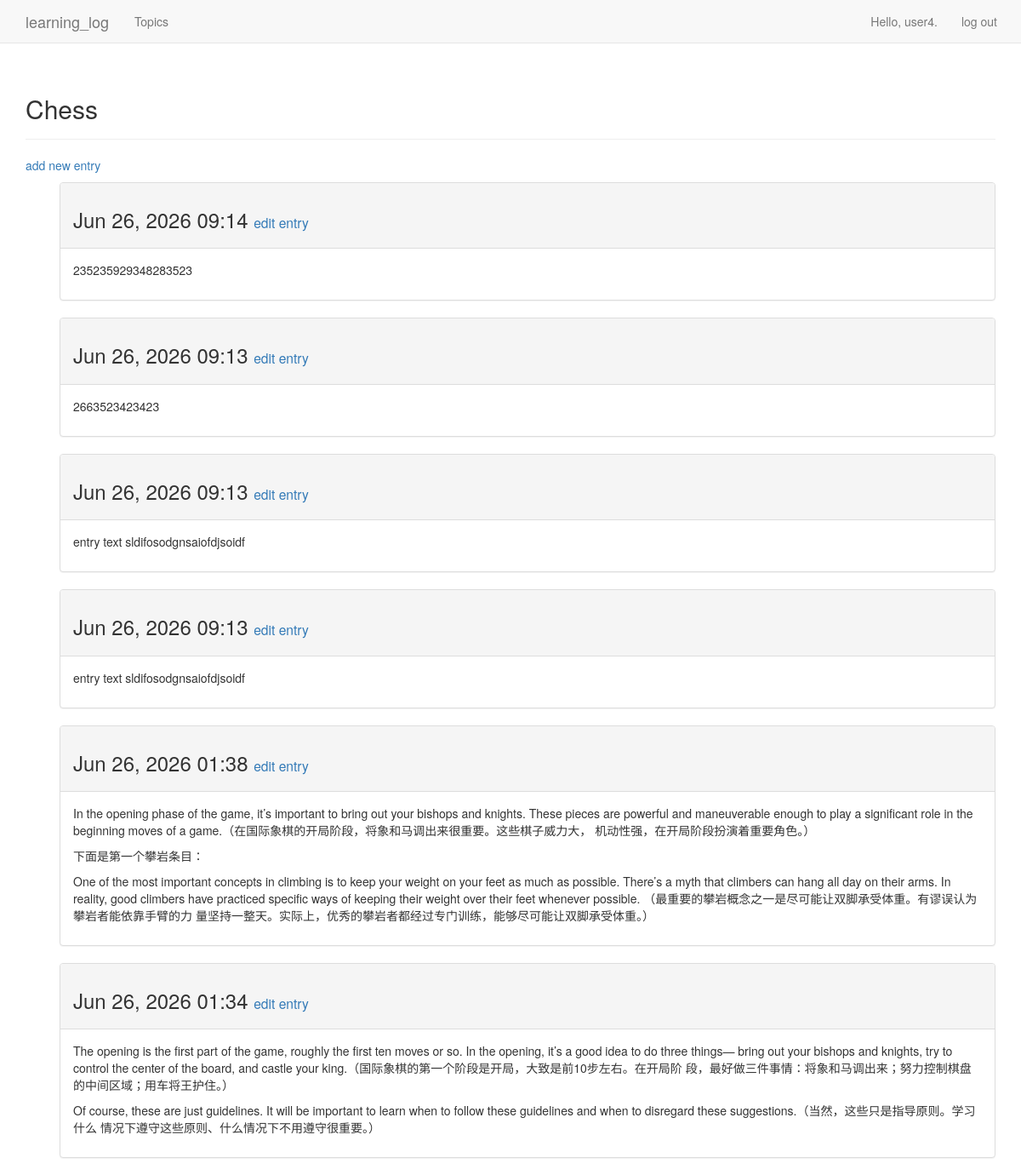
Screenshot of /topic/1/ (signed in) with the database file from the repository.
### learning_logs/models.py (models this page shows, shortened)
class Topic(models.Model):
    text = models.CharField(max_length=200,null=True)
    date_added = models.DateTimeField(auto_now_add=True)
    owner = models.ForeignKey(User,on_delete=models.CASCADE)
    def __str__(self):
        return self.text

class Entry(models.Model):
    topic = models.ForeignKey(Topic,on_delete=models.CASCADE)
    text = models.TextField()
    date_added = models.DateTimeField(auto_now_add=True)
    class Meta:
        verbose_name_plural = "entries"

### learning_logs/views.py (the view)
# urls.py: path("topic/<int:topic_id>/",views.topic,name="topic"),
@login_required
def topic(request,topic_id):
    topic = Topic.objects.get(id=topic_id)
    if topic.owner != request.user:
        raise Http404
    entries = topic.entry_set.order_by("-date_added")
    context = {"topic":topic,"entries":entries}
    return render(request,"learning_logs/topic.html",context)

### learning_logs/templates/learning_logs/topic.html
{% extends 'learning_logs/base.html' %}
{% block header %}
  <h2>{{ topic }}</h2>
{% endblock header%}
{% block content %}
<p>
    <a href="{% url 'learning_logs:new_entry' topic.id %}">add new entry</a>
</p>
<ul>{% for entry in entries %}
  <div class="panel panel-default">
    <div class="panel-heading">
      <h3>
        {{ entry.date_added|date:'M d, Y H:i' }}
        <small>
          <a href="{% url 'learning_logs:edit_entry' entry.id %}">edit entry</a>
         </small>
      </h3>
    </div>
      <div class="panel-body">
       {{ entry.text|linebreaks }} </div> </div>
       {% empty %} There are no entries for this topic yet.
       {% endfor %}
</ul>
{% endblock content %}

### learning_logs/templates/learning_logs/base.html (shortened to what this page needs)
{% load bootstrap3 %}
<!DOCTYPE html>
<html lang="en">
  <head>
    {% bootstrap_css %}
  </head>
  <body>
    <nav class="navbar navbar-default navbar-static-top">
      <div class="container">
        <div class="navbar-header">
          <a class="navbar-brand" href="{% url 'learning_logs:index' %}">
          learning_log</a>
        </div>
        <div id="navbar" class="navbar-collapse collapse">
          <ul class="nav navbar-nav">
            <li><a href="{% url 'learning_logs:topics' %}">Topics</a></li>
          </ul>
          <ul class="nav navbar-nav navbar-right">
            {% if user.is_authenticated %}
            <li><a>Hello, {{ user.username }}.</a></li>
            <li>
              <form action="{% url 'users:logout' %}" method="post" class="form">
                <button type="submit" class="btn btn-link navbar-btn">log out</button>
              </form>
            </li>
            {% else %}
            <li><a href="{% url 'users:register' %}">register</a></li>
            <li><a href="{% url 'users:login' %}">log in</a></li>
            {% endif %}
          </ul>
        </div>
      </div>
    </nav>
    <div class="container">
      <div class="page-header">
        {% block header %}{% endblock header %}
      </div>
      <div>
        {% block content %}{% endblock content %}
      </div>
    </div>
  </body>
</html>

### rows the page displays
Topic: text "Chess"
Entry: date_added "Jun 26, 2026 09:14", text "235235929348283523"
Entry: date_added "Jun 26, 2026 09:13", text "2663523423423"
Entry: date_added "Jun 26, 2026 09:13", text "entry text sldifosodgnsaiofdjsoidf"
Entry: date_added "Jun 26, 2026 09:13", text "entry text sldifosodgnsaiofdjsoidf"
Entry: date_added "Jun 26, 2026 01:38", text "In the opening phase of the game, it’s important to bring out your bishops and knights. These pieces are powerful and maneuverable enough to play a significant role in the beginning moves of a game.（在国际象棋的开局阶段，将象和马调出来很重要。这些棋子威力大， 机动性强，在开局阶段扮演着重要角色。） 下面是第一个攀岩条目： One of the most important concepts in climbing is to keep your weight on your feet as much as possible. There’s a myth that climbers can hang all day on their arms. In reality, good climbers have practiced specific ways of keeping their weight over their feet whenever possible. （最重要的攀岩概念之一是尽可能让双脚承受体重。有谬误认为攀岩者能依靠手臂的力 量坚持一整天。实际上，优秀的攀岩者都经过专门训练，能够尽可能让双脚承受体重。）"
Entry: date_added "Jun 26, 2026 01:34", text "The opening is the first part of the game, roughly the first ten moves or so. In the opening, it’s a good idea to do three things— bring out your bishops and knights, try to control the center of the board, and castle your king.（国际象棋的第一个阶段是开局，大致是前10步左右。在开局阶 段，最好做三件事情：将象和马调出来；努力控制棋盘的中间区域；用车将王护住。） Of course, these are just guidelines. It will be important to learn when to follow these guidelines and when to disregard these suggestions.（当然，这些只是指导原则。学习什么 情况下遵守这些原则、什么情况下不用遵守很重要。）"

### other values shown
{{ user.username }} "user4"
